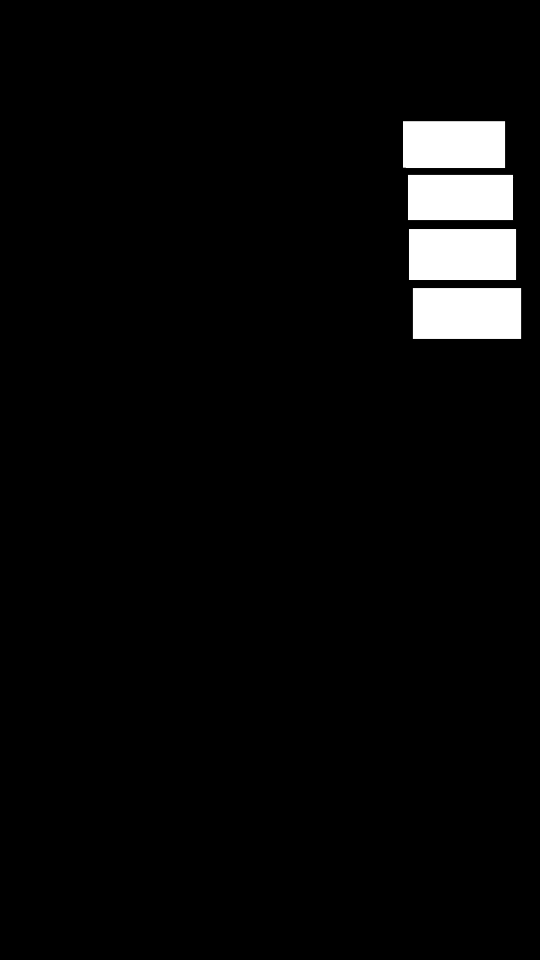
#> input picture P6/datasets/frame/input_tray.png, 540 x 960 px, found by its file name
$ python line_cycle_v1.py   (older library calls are emulated)
#> lines starting #> are read from the running program, lines starting #| are printed output that depends on the picture
import cv2
import numpy as np
import pickle
from skimage.transform import resize
import time
from datetime import datetime

# Load custom models for classification
model_paths = [
    "seven_model.p",
    "parttwo_model.p",
    "handtwo_model.p",
    "partthree_model.p",
    "partsix_model.p",
    "partone_model.p"
]
models = [pickle.load(open(mp, "rb")) for mp in model_paths]
#> (reads seven_model.p from the repository)
#> (reads parttwo_model.p from the repository)
#> (reads handtwo_model.p from the repository)
#> (reads partthree_model.p from the repository)

# Define constants for categories
EMPTY = 0
NOT_EMPTY = 1
OTHER = 2  # Add more categories as needed

def get_spots_boxes(connected_components):
    (totalLabels, label_ids, values, centroid) = connected_components
    slots = []
    coef = 1
    for i in range(1, totalLabels):
        # Extract the coordinate points
        x1 = int(values[i, cv2.CC_STAT_LEFT] * coef)
        y1 = int(values[i, cv2.CC_STAT_TOP] * coef)
        w = int(values[i, cv2.CC_STAT_WIDTH] * coef)
        h = int(values[i, cv2.CC_STAT_HEIGHT] * coef)
        slots.append([x1, y1, w, h])
    return slots

def calc_diff(im1, im2):
    return np.abs(np.mean(im1) - np.mean(im2))

def empty_or_not(spot_bgr, model):
    flat_data = []
    img_resized = resize(spot_bgr, (30, 10, 3))
    flat_data.append(img_resized.flatten())
    flat_data = np.array(flat_data)
    y_output = model.predict(flat_data)
    return y_output[0]

# Update paths for new data
mask_paths = [
    'datasets/frame/input_tray.png',
    'datasets/frame/plastic_bag.png',
    'datasets/frame/dryer_part.png',
    'datasets/frame/newbook.png',
    'datasets/frame/working_space.png',
    'datasets/frame/weight_scales.png'
]

# Load mask images
mask_imgs = [cv2.imread(mask, 0) for mask in mask_paths]
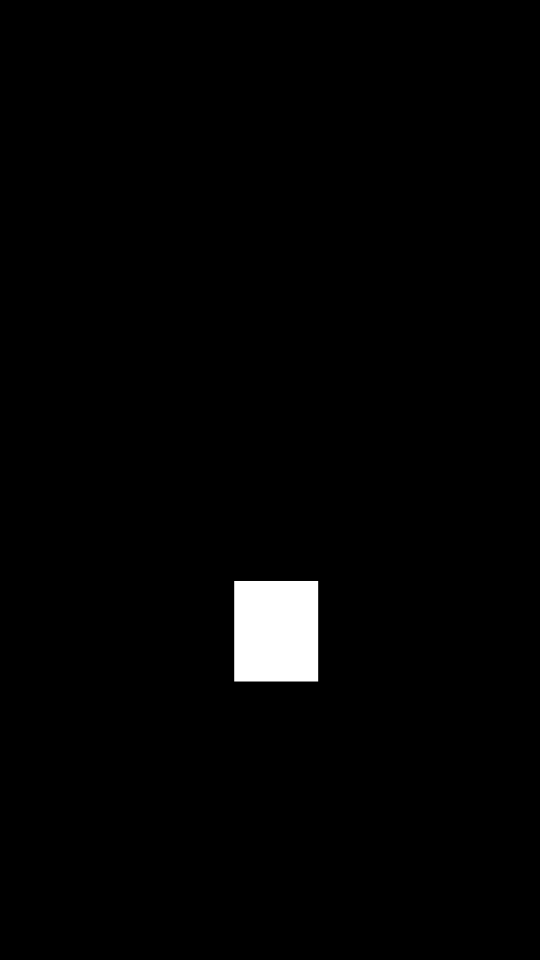
#> input picture P6/datasets/frame/plastic_bag.png, 540 x 960 px, found by its file name
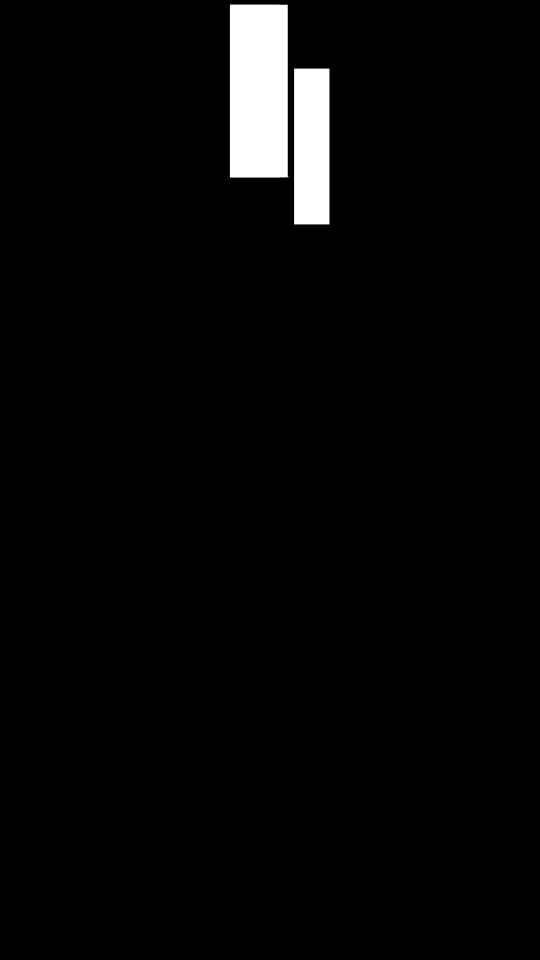
#> input picture P6/datasets/frame/dryer_part.png, 540 x 960 px, found by its file name
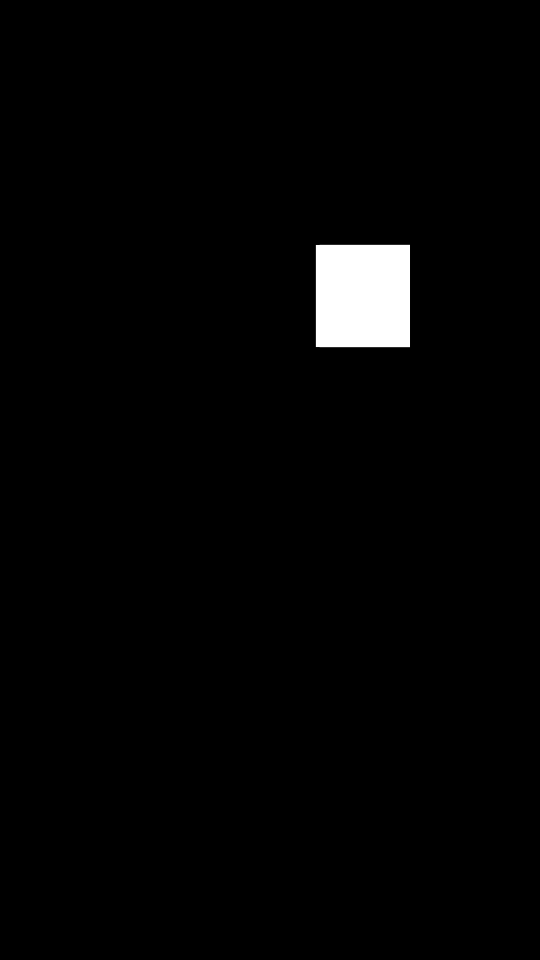
#> input picture P6/datasets/frame/newbook.png, 540 x 960 px, found by its file name
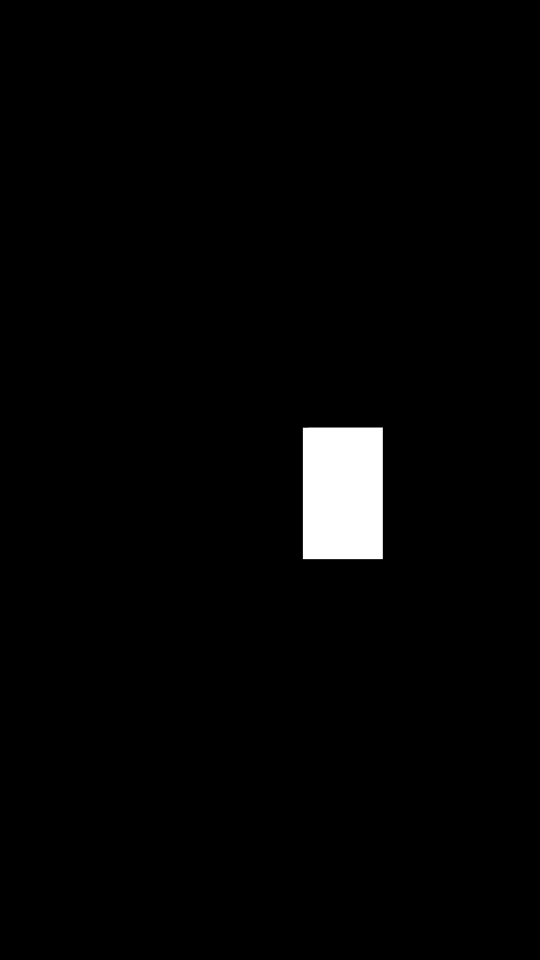
#> input picture P6/datasets/frame/working_space.png, 540 x 960 px, found by its file name
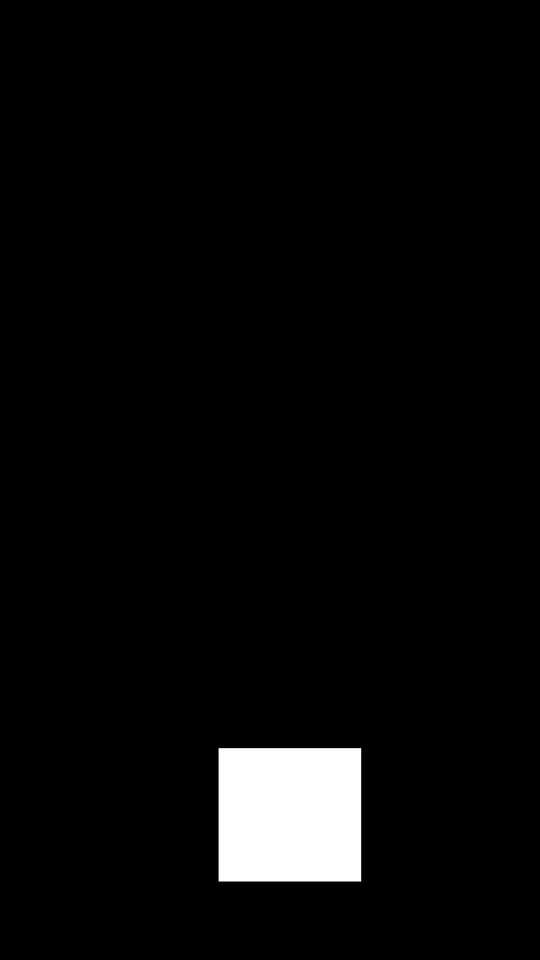
#> input picture P6/datasets/frame/weight_scales.png, 540 x 960 px, found by its file name
#> mask_imgs = 6 items

# Get spots from masks
connected_components_masks = [cv2.connectedComponentsWithStats(mask_img, 4, cv2.CV_32S) for mask_img in mask_imgs]
#> connected_components_masks = 6 items
spots = [get_spots_boxes(cc) for cc in connected_components_masks]
#> spots = [[[402, 121, 104, 48], [407, 174, 107, 47], [408, 229, 109, 52], [412, 288, 110, 51]], [[234, 580, 85, 102]], [[229, 4, 61, 174], [294, 68, 36, 157]], [[315, 244, 96, 104]], [[302, 427, 81, 133]], [[218, 748, 144, 134]]]

# Initialize status and diffs arrays
spots_status = [[None for _ in spot] for spot in spots]
#> spots_status = 6 items
diffs = [[None for _ in spot] for spot in spots]
#> diffs = 6 items

# Initialize timestamps and flags for stages
start_time = time.time()
t_E = t_S = t_prev_E = None
e_detected = s_detected = False

previous_frame = None
previous_spots_status = [[None for _ in spot] for spot in spots]
#> previous_spots_status = 6 items

# Variables to store cycle time and assembly time
cycle_time = "N/A"
assembly_time = "N/A"

# Open video capture
video_path = 'datasets/video/video_p1.mp4'
#> (the run stopped early here; a loop or call above may not have finished)
